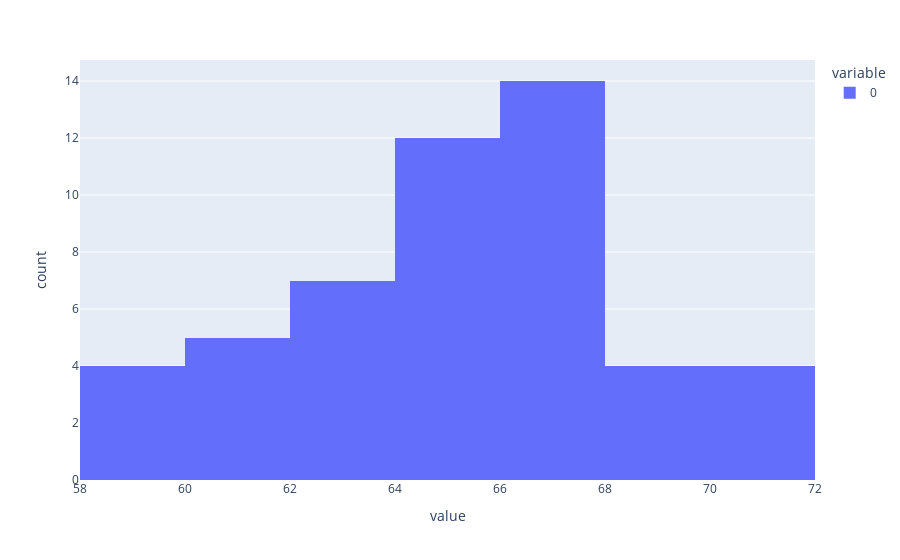

The code cell stored with this chart in its notebook:
### Markdown cell above
Aufgabe 7

### Code cell
px.histogram(lower_array)

### Figure 1 — Plotly figure (JSON) as saved in the notebook; plotly's stock layout.template omitted (floating-point values rounded to 4 significant figures)
{"data": [{"alignmentgroup": "True", "bingroup": "x", "hovertemplate": "variable=0<br>value=%{x}<br>count=%{y}<extra></extra>", "legendgroup": "0", "marker": {"color": "#636efa", "pattern": {"shape": ""}}, "name": "0", "offsetgroup": "0", "orientation": "v", "showlegend": true, "type": "histogram", "x": [66.97, 66.95, 64.16, 63.83, 67.08, 71.35, 62.56, 66.36, 69.38, 65.15, 58.55, 64.64, 61.79, 68.45, 68.78, 70.5, 61.98, 65.46, 66.22, 64.05, 66.03, 66.66, 70.17, 66.74, 64.87, 62.49, 69.31, 65.69, 65.15, 61.87, 63.29, 62.49, 60.5, 65.93, 67.34, 67.81, 62.52, 64.86, 65.06, 61.68, 58.56, 58.72, 67.39, 66.96, 59.58, 71.08, 67.72, 67.01, 63.51, 65.25], "xaxis": "x", "yaxis": "y"}], "layout": {"barmode": "relative", "legend": {"title": {"text": "variable"}, "tracegroupgap": 0}, "margin": {"t": 60}, "xaxis": {"anchor": "y", "domain": [0, 1], "title": {"text": "value"}}, "yaxis": {"anchor": "x", "domain": [0, 1], "title": {"text": "count"}}}}
